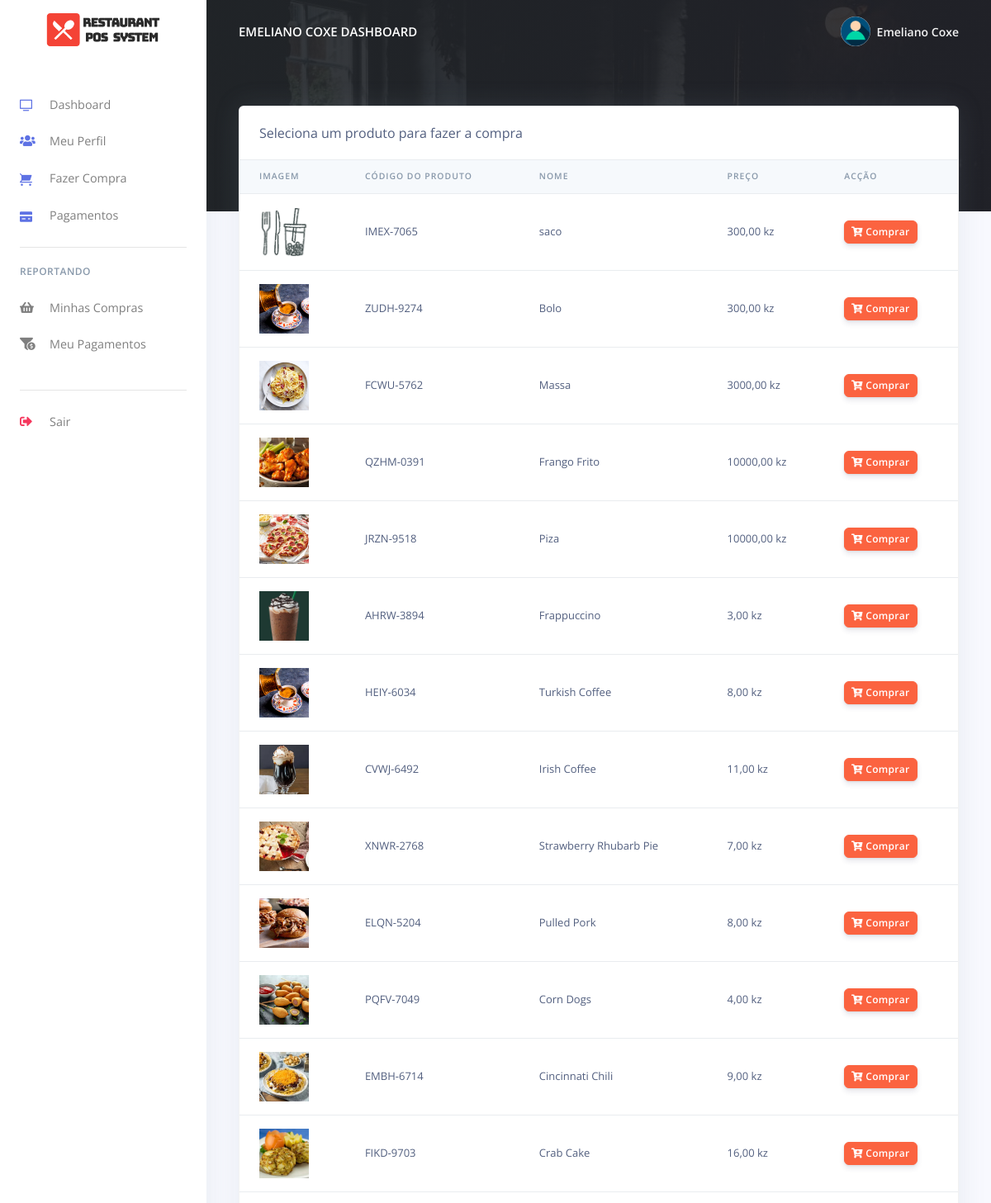
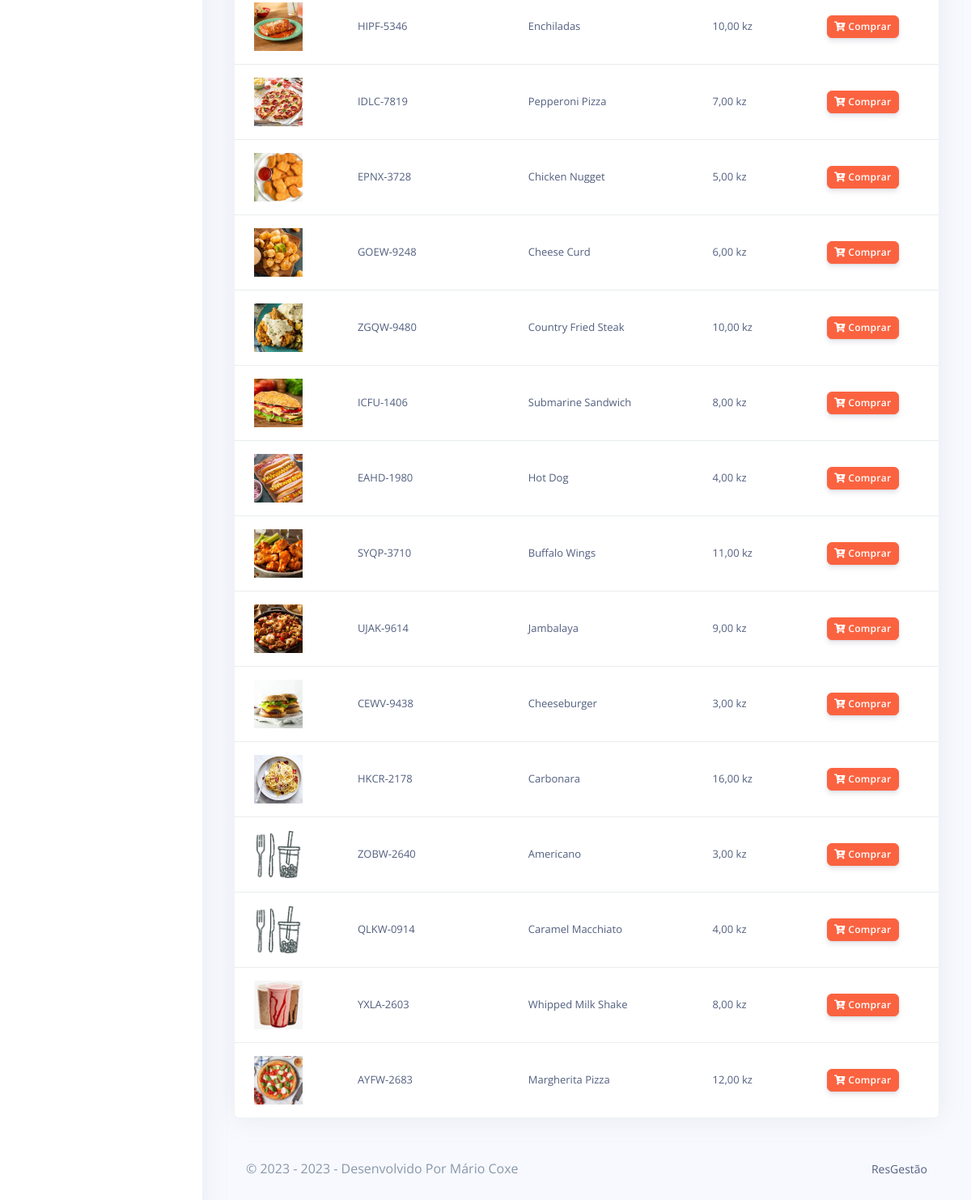
The page /pos/customer/orders.php (signed in) on the database its author committed (2 pictures, top to bottom).
### tables this page shows
CREATE TABLE `rpos_customers` (
  `customer_id` varchar(200) NOT NULL,
  `customer_name` varchar(200) NOT NULL,
  `customer_phoneno` varchar(200) NOT NULL,
  `customer_email` varchar(200) NOT NULL,
  `customer_password` varchar(200) NOT NULL,
  `created_at` timestamp(6) NOT NULL DEFAULT CURRENT_TIMESTAMP(6) ON UPDATE CURRENT_TIMESTAMP(6)
);

CREATE TABLE `rpos_products` (
  `prod_id` varchar(200) NOT NULL,
  `prod_code` varchar(200) NOT NULL,
  `prod_name` varchar(200) NOT NULL,
  `prod_img` varchar(200) NOT NULL,
  `prod_desc` longtext NOT NULL,
  `prod_price` varchar(200) NOT NULL,
  `created_at` timestamp(6) NOT NULL DEFAULT CURRENT_TIMESTAMP(6) ON UPDATE CURRENT_TIMESTAMP(6)
);

### pos/customer/orders.php (the view, shortened to what this page needs)
<?php
include('config/config.php');
require_once('partials/_head.php');
?>
<body>
  <?php
  require_once('partials/_sidebar.php');
  ?>
  <div class="main-content">
    <?php
    require_once('partials/_topnav.php');
    ?>
    <div class="container-fluid mt--8">
      <div class="row">
        <div class="col">
          <div class="card shadow">
            <div class="card-header border-0">
              Seleciona um produto para fazer a compra
            </div>
            <div class="table-responsive">
              <table class="table align-items-center table-flush">
                <thead class="thead-light">
                  <tr>
                    <th scope="col">Imagem</th>
                    <th scope="col">Código Do Produto</th>
                    <th scope="col">Nome</th>
                    <th scope="col">Preço</th>
                    <th scope="col">Acção</th>
                  </tr>
                </thead>
                <tbody>
                  <?php
                  $ret = "SELECT * FROM  rpos_products  ORDER BY `rpos_products`.`created_at` DESC ";
                  $stmt = $mysqli->prepare($ret);
                  $stmt->execute();
                  $res = $stmt->get_result();
                  while ($prod = $res->fetch_object()) {
                  ?>
                    <tr>
                      <td>
                        <?php
                        if ($prod->prod_img) {
                          echo "<img src='../admin/assets/img/products/$prod->prod_img' height='60' width='60 class='img-thumbnail'>";
                        } else {
                          echo "<img src='../admin/assets/img/products/default.jpg' height='60' width='60 class='img-thumbnail'>";
                        }
                        ?>
                      </td>
                      <td><?php echo $prod->prod_code; ?></td>
                      <td><?php echo $prod->prod_name; ?></td>
                      <td><?php echo $prod->prod_price, ',00 kz'; ?></td>
                      <td>
                        <a href="make_oder.php?prod_id=<?php echo $prod->prod_id; ?>&prod_name=<?php echo $prod->prod_name; ?>&prod_price=<?php echo $prod->prod_price; ?>">
                          <button class="btn btn-sm btn-warning">
                            <i class="fas fa-cart-plus"></i>
                            Comprar
                          </button>
                        </a>
                      </td>
                    </tr>
                  <?php } ?>
                </tbody>
              </table>
            </div>
          </div>
        </div>
      </div>
      <?php
      require_once('partials/_footer.php');
      ?>
    </div>
  </div>
</body>
</html>

### pos/customer/partials/_sidebar.php (shortened to what this page needs)
<?php
$customer_id = $_SESSION['customer_id'];
$ret = "SELECT * FROM  rpos_customers  WHERE customer_id = '$customer_id'";
$stmt = $mysqli->prepare($ret);
$stmt->execute();
$res = $stmt->get_result();
while ($customer = $res->fetch_object()) {
?>
  <nav class="navbar navbar-vertical fixed-left navbar-expand-md navbar-light bg-white" id="sidenav-main">
    <div class="container-fluid">
      <a class="navbar-brand pt-0" href="dashboard.php">
        <img src="../admin/assets/img/brand/repos.png" class="navbar-brand-img" alt="...">
      </a>
      <div class="collapse navbar-collapse" id="sidenav-collapse-main">
        <ul class="navbar-nav">
          <li class="nav-item">
            <a class="nav-link" href="dashboard.php">
              <i class="ni ni-tv-2 text-primary"></i> Dashboard
            </a>
          </li>
          <li class="nav-item">
            <a class="nav-link" href="change_profile.php">
              <i class="fas fa-users text-primary"></i> Meu Perfil
            </a>
          </li>
          <li class="nav-item">
            <a class="nav-link" href="orders.php">
              <i class="ni ni-cart text-primary"></i>Fazer Compra
            </a>
          </li>
          <li class="nav-item">
            <a class="nav-link" href="payments.php">
              <i class="ni ni-credit-card text-primary"></i> Pagamentos
            </a>
          </li>
        </ul>
        <hr class="my-3">
        <h6 class="navbar-heading text-muted">Reportando</h6>
        <ul class="navbar-nav mb-md-3">
          <li class="nav-item">
            <a class="nav-link" href="orders_reports.php">
              <i class="fas fa-shopping-basket"></i> Minhas Compras
            </a>
          </li>
          <li class="nav-item">
            <a class="nav-link" href="payments_reports.php">
              <i class="fas fa-funnel-dollar"></i> Meu Pagamentos
            </a>
          </li>
        </ul>
        <hr class="my-3">
        <ul class="navbar-nav mb-md-3">
          <li class="nav-item">
            <a class="nav-link" href="logout.php">
              <i class="fas fa-sign-out-alt text-danger"></i> Sair
            </a>
          </li>
        </ul>
      </div>
    </div>
  </nav>
<?php } ?>

### pos/customer/partials/_topnav.php (shortened to what this page needs)
<?php
$customer_id = $_SESSION['customer_id'];
$ret = "SELECT * FROM  rpos_customers  WHERE customer_id = '$customer_id'";
$stmt = $mysqli->prepare($ret);
$stmt->execute();
$res = $stmt->get_result();
while ($customer = $res->fetch_object()) {
?>
    <nav class="navbar navbar-top navbar-expand-md navbar-dark" id="navbar-main">
        <div class="container-fluid">
            <a class="h4 mb-0 text-white text-uppercase d-none d-lg-inline-block" href="dashboard.php"><?php echo $customer->customer_name; ?> Dashboard</a>
            <ul class="navbar-nav align-items-center d-none d-md-flex">
                <li class="nav-item dropdown">
                    <a class="nav-link pr-0" href="#" role="button" data-toggle="dropdown" aria-haspopup="true" aria-expanded="false">
                        <div class="media align-items-center">
                            <span class="avatar avatar-sm rounded-circle">
                                <img alt="Image placeholder" src="../admin/assets/img/theme/user-a-min.png">
                            </span>
                            <div class="media-body ml-2 d-none d-lg-block">
                                <span class="mb-0 text-sm  font-weight-bold"><?php echo $customer->customer_name; ?></span>
                            </div>
                        </div>
                    </a>
                </li>
            </ul>
        </div>
    </nav>
<?php } ?>

### rows shown on the page
rpos_customers: customer_name "EMELIANO COXE", customer_name "Emeliano Coxe"
rpos_products: prod_code "IMEX-7065", prod_name "saco", prod_price "300"
rpos_products: prod_img (picture), prod_code "ZUDH-9274", prod_name "Bolo", prod_price "300"
rpos_products: prod_img (picture), prod_code "FCWU-5762", prod_name "Massa", prod_price "3000"
rpos_products: prod_img (picture), prod_code "QZHM-0391", prod_name "Frango Frito", prod_price "10000"
rpos_products: prod_img (picture), prod_code "JRZN-9518", prod_name "Piza", prod_price "10000"
rpos_products: prod_img (picture), prod_code "AHRW-3894", prod_name "Frappuccino", prod_price "3"
rpos_products: prod_img (picture), prod_code "HEIY-6034", prod_name "Turkish Coffee", prod_price "8"
rpos_products: prod_img (picture), prod_code "CVWJ-6492", prod_name "Irish Coffee", prod_price "11"
rpos_products: prod_img (picture), prod_code "XNWR-2768", prod_name "Strawberry Rhubarb Pie", prod_price "7"
rpos_products: prod_img (picture), prod_code "ELQN-5204", prod_name "Pulled Pork", prod_price "8"
rpos_products: prod_img (picture), prod_code "PQFV-7049", prod_name "Corn Dogs", prod_price "4"
rpos_products: prod_img (picture), prod_code "EMBH-6714", prod_name "Cincinnati Chili", prod_price "9"
rpos_products: prod_img (picture), prod_code "FIKD-9703", prod_name "Crab Cake", prod_price "16"
rpos_products: prod_img (picture), prod_code "HIPF-5346", prod_name "Enchiladas", prod_price "10"
rpos_products: prod_img (picture), prod_code "IDLC-7819", prod_name "Pepperoni Pizza", prod_price "7"
rpos_products: prod_img (picture), prod_code "EPNX-3728", prod_name "Chicken Nugget", prod_price "5"
rpos_products: prod_img (picture), prod_code "GOEW-9248", prod_name "Cheese Curd", prod_price "6"
rpos_products: prod_img (picture), prod_code "ZGQW-9480", prod_name "Country Fried Steak", prod_price "10"
rpos_products: prod_img (picture), prod_code "ICFU-1406", prod_name "Submarine Sandwich", prod_price "8"
rpos_products: prod_img (picture), prod_code "EAHD-1980", prod_name "Hot Dog", prod_price "4"
rpos_products: prod_img (picture), prod_code "SYQP-3710", prod_name "Buffalo Wings", prod_price "11"
rpos_products: prod_img (picture), prod_code "UJAK-9614", prod_name "Jambalaya", prod_price "9"
rpos_products: prod_img (picture), prod_code "CEWV-9438", prod_name "Cheeseburger", prod_price "3"
rpos_products: prod_img (picture), prod_code "HKCR-2178", prod_name "Carbonara", prod_price "16"
rpos_products: prod_code "ZOBW-2640", prod_name "Americano", prod_price "3"
rpos_products: prod_code "QLKW-0914", prod_name "Caramel Macchiato", prod_price "4"
rpos_products: prod_img (picture), prod_code "YXLA-2603", prod_name "Whipped Milk Shake", prod_price "8"
rpos_products: prod_img (picture), prod_code "AYFW-2683", prod_name "Margherita Pizza", prod_price "12"
